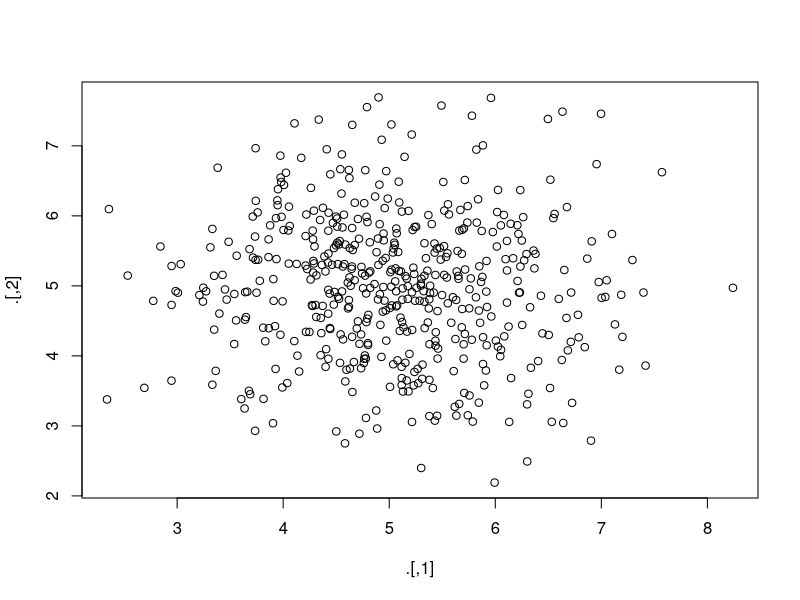
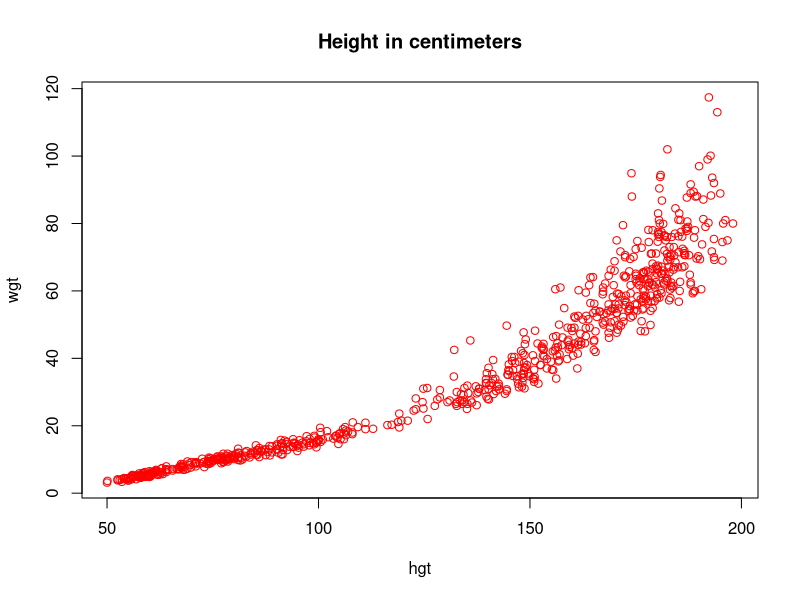
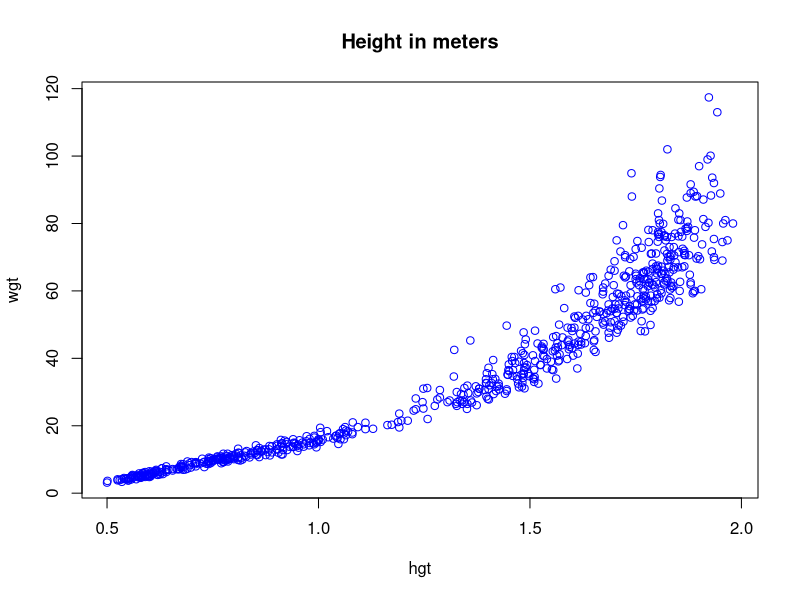
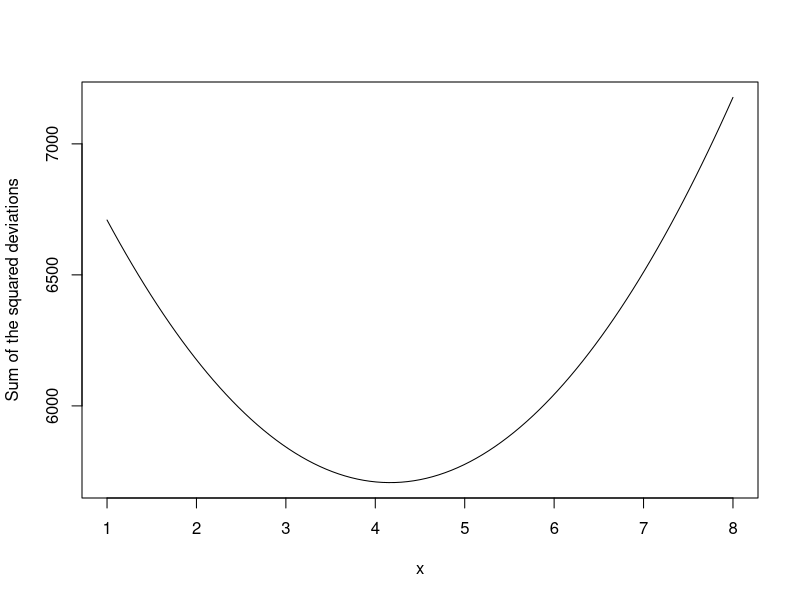
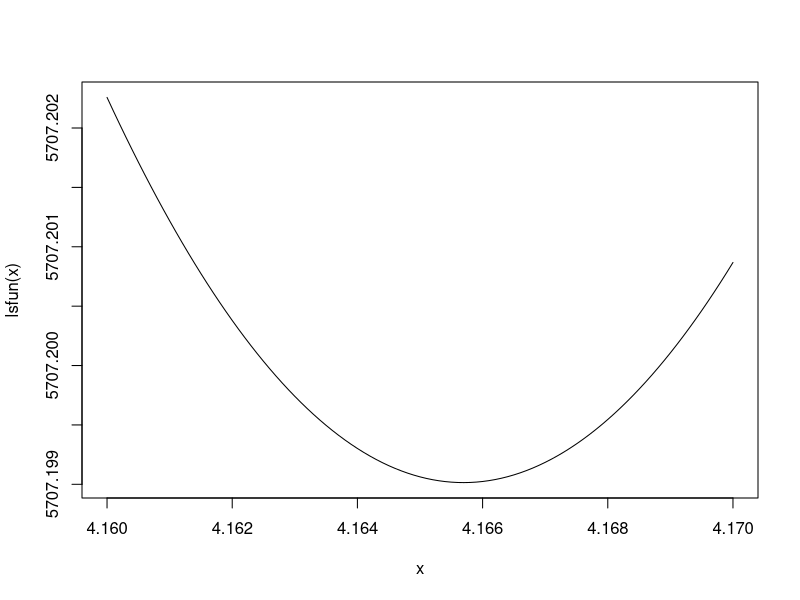
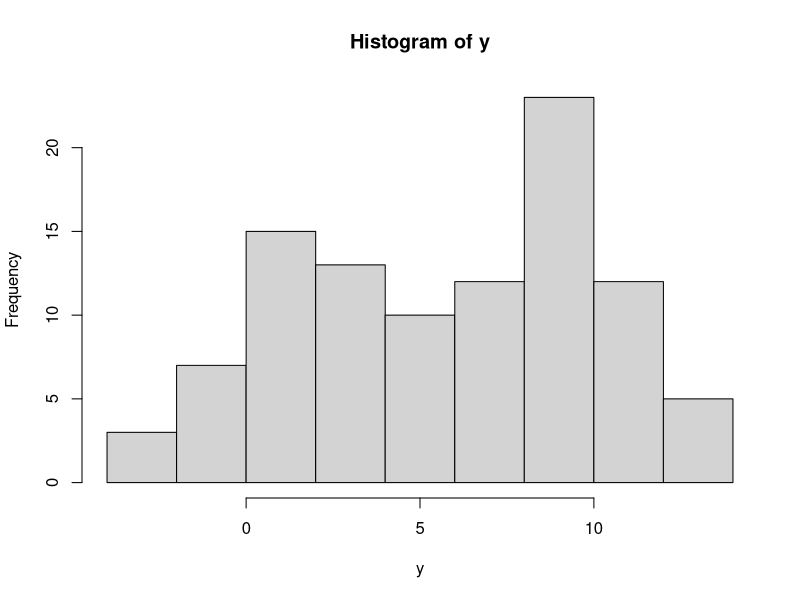
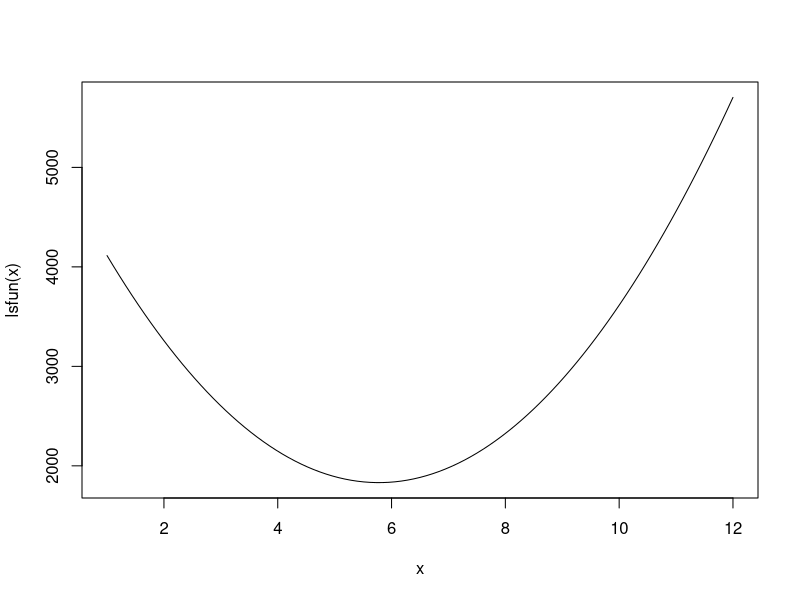

R code for these plots, in order:
## ---- chunk 1
printAnswers <- TRUE
## ---- chunk 2
library(dplyr)
library(magrittr)
library(mice)
## ---- chunk 3
set.seed(123)
## ---- chunk 4
rnorm(1000, 5) %>%
  matrix(ncol = 2) %>%
  plot()
## ---- chunk 5
anscombe %>%
  cor()
## ---- chunk 6
anscombe %>%
  subset(select = c(x4, y4)) %>%
  cor()
## ---- chunk 7
anscombe %$%
  cor(x4, y4)
## ---- chunk 8
boys %>%
  subset(select = c("wgt", "hgt")) %>%
  cor(use = "pairwise.complete.obs")
## ---- chunk 9
boys %>%
  subset(select = c("wgt", "hgt")) %>%
  na.omit() %>%
  cor()
## ---- chunk 10
boys %$% 
  cor(hgt, wgt, use = "pairwise.complete.obs")
## ---- chunk 11
boys %>%
  transform(hgt = hgt / 100) %$%
  mean(hgt, na.rm = TRUE)
## ---- chunk 12
boys %>%
  subset(select = c(hgt, wgt)) %T>%
  plot(col = "red", main = "Height in centimeters") %>%
  transform(hgt = hgt / 100) %>%
  plot(col = "blue", main = "Height in meters")
## ---- chunk 13
set.seed(32083)
x <- rnorm(100, mean=3, sd=7)
y <- c(rnorm(50, mean = 2, sd = 3), rnorm(50, mean = 9, sd = 2))
save(x, file = "Exercise4_data.RData")
## ---- chunk 14
mean(x)
## ---- chunk 15
mu = 3
deviations <- x - mu
ssd <- sum(deviations^2)
## ---- chunk 16
ssd2 <- apply(X = outer(x, mu, FUN = "-")^2, 
              MARGIN = 2, 
              FUN = sum)
## ---- chunk 17
identical(ssd, ssd2)
## ---- chunk 18
c(ssd, ssd2)
## ---- chunk 19
myfunction <- function(arguments){
  hereyourfunctioncode
}
## ---- chunk 20
mean.sd <- function(argument1, argument2){
  mean1 <- mean(argument1) 
  mean2 <- mean(argument2)
  sd1 <- sd(argument1)
  sd2 <- sd(argument2)
  result <- data.frame(mean = c(mean1, mean2),
                       sd = c(sd1, sd2), 
                       row.names = c("first", "second"))
  return(result)
}
## ---- chunk 21
mean.sd(argument1 = 1:10,
        argument2 = 3:8)
## ---- chunk 22
lsfun <- function(meanest) apply(outer(x, meanest, "-")^2, 2, sum)
## ---- chunk 23
lsfun2 <- function(meanest){
  apply(outer(x, meanest, "-")^2, 
        MARGIN =  2, 
        FUN = sum)
}
## ---- chunk 24
lsfun3 <- function(meanest){
  outer(x, meanest, "-")^2 %>%
    apply(MARGIN = 2, FUN = sum)
}
## ---- chunk 25
curve(lsfun, from = 1, to = 8, ylab = "Sum of the squared deviations")
## ---- chunk 26
curve(lsfun, from = 4.16, to = 4.17)
## ---- chunk 27
hist(y)
lsfun <- function(meanest) apply(outer(y, meanest, "-")^2, 2, sum)
curve(lsfun, from = 1, to = 12)
